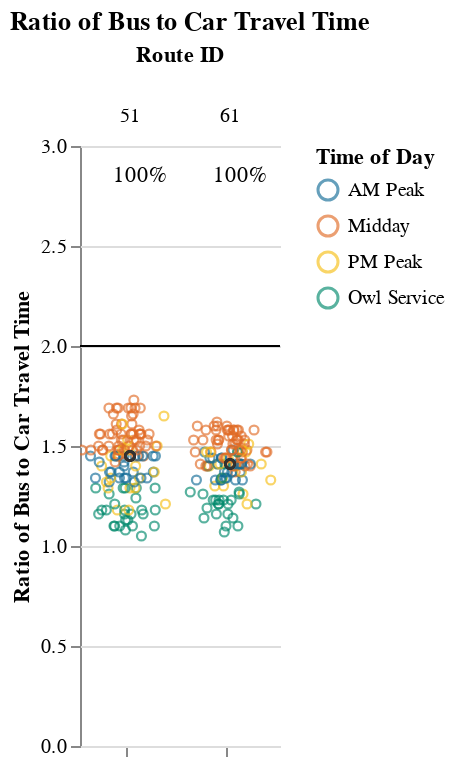
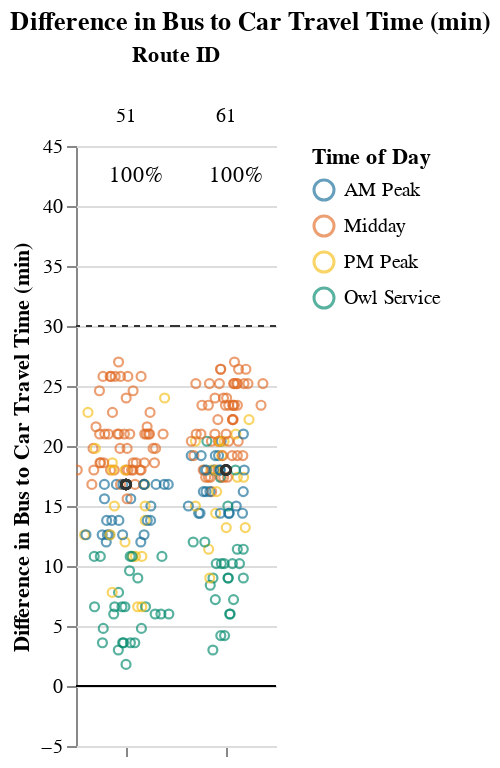

The code cell stored with these charts, in order, in its notebook:
### Markdown cell above
### Medium Routes (1-1.5 hrs)

### Code cell
route_group = "medium"
display_charts_for_route_group(df, route_group)

### Figure 1 — Vega-Lite specification as saved in the notebook (floating-point values rounded to 4 significant figures; data arrays with more than 128 entries replaced by an {"elided": "..."} marker saying what was removed)
{"config": {"view": {"continuousWidth": 400, "continuousHeight": 300, "stroke": null}, "facet": {"spacing": 0}}, "data": {"name": "data-b32a4e8d75252b6eebb25b2b4d1566ef"}, "facet": {"column": {"field": "route_id2", "sort": ["51", "61"], "title": "Route ID", "type": "nominal"}}, "spec": {"layer": [{"mark": "rule", "encoding": {"color": {"value": "black"}, "y": {"field": "cutoff", "type": "quantitative"}}, "selection": {"selector003": {"type": "interval", "bind": "scales", "encodings": ["x", "y"]}}}, {"mark": {"type": "point", "opacity": 0.65, "size": 20, "strokeWidth": 1.1}, "encoding": {"color": {"field": "time_of_day", "scale": {"range": ["#136C97", "#E16B26", "#F6BF16", "#00896B", "#7790A3", "#5B559C"]}, "sort": ["AM Peak", "Midday", "PM Peak", "Owl Service"], "title": "Time of Day", "type": "nominal"}, "tooltip": [{"field": "route_id2", "title": "route_id", "type": "nominal"}, {"field": "route_name", "type": "nominal"}, {"field": "trip_id", "type": "nominal"}, {"field": "service_hours", "type": "quantitative"}, {"field": "car_duration_hours", "type": "quantitative"}, {"field": "bus_multiplier", "type": "quantitative"}, {"field": "bus_difference", "type": "quantitative"}, {"field": "num_trips", "type": "quantitative"}, {"field": "num_competitive", "type": "quantitative"}, {"field": "pct_trips_competitive", "type": "quantitative"}, {"field": "pct_below_cutoff", "type": "quantitative"}, {"field": "p25", "type": "quantitative"}, {"field": "p50", "type": "quantitative"}, {"field": "p75", "type": "quantitative"}], "x": {"axis": {"grid": false, "labels": false, "ticks": true, "values": [0]}, "field": "jitter", "scale": {}, "title": null, "type": "quantitative"}, "y": {"field": "bus_multiplier", "scale": {"domain": [0, 3.0]}, "title": "Ratio of Bus to Car Travel Time", "type": "quantitative"}}, "transform": [{"calculate": "sqrt(-2*log(random()))*cos(2*PI*random())", "as": "jitter"}], "width": 50}, {"layer": [{"mark": {"type": "point", "opacity": 0.6, "size": 20, "strokeWidth": 1.3}, "encoding": {"color": {"value": "#323434"}, "y": {"field": "bus_multiplier", "type": "quantitative"}}, "transform": [{"filter": "(datum.p50_trip === 1)"}]}, {"mark": {"type": "text", "align": "center", "baseline": "middle"}, "encoding": {"color": {"value": "black"}, "text": {"field": "pct_trips_competitive", "format": ".0%", "type": "quantitative"}, "tooltip": [{"field": "route_id2", "title": "route_id", "type": "nominal"}, {"field": "route_name", "type": "nominal"}, {"field": "trip_id", "type": "nominal"}, {"field": "service_hours", "type": "quantitative"}, {"field": "car_duration_hours", "type": "quantitative"}, {"field": "bus_multiplier", "type": "quantitative"}, {"field": "bus_difference", "type": "quantitative"}, {"field": "num_trips", "type": "quantitative"}, {"field": "num_competitive", "type": "quantitative"}, {"field": "pct_trips_competitive", "type": "quantitative"}, {"field": "pct_below_cutoff", "type": "quantitative"}, {"field": "p25", "type": "quantitative"}, {"field": "p50", "type": "quantitative"}, {"field": "p75", "type": "quantitative"}], "x": {"value": 30}, "y": {"value": 15}}, "transform": [{"calculate": "sqrt(-2*log(random()))*cos(2*PI*random())", "as": "jitter"}, {"filter": "(datum.fastest_trip === 1)"}]}]}]}, "resolve": {"scale": {"y": "shared"}}, "title": "Ratio of Bus to Car Travel Time", "$schema": "https://vega.github.io/schema/vega-lite/v4.17.0.json", "datasets": {"data-b32a4e8d75252b6eebb25b2b4d1566ef": {"elided": "250 records"}}}

### Figure 2 — Vega-Lite specification as saved in the notebook (floating-point values rounded to 4 significant figures; data arrays with more than 128 entries replaced by an {"elided": "..."} marker saying what was removed)
{"config": {"view": {"continuousWidth": 400, "continuousHeight": 300, "stroke": null}, "facet": {"spacing": 0}}, "data": {"name": "data-544d0847eb7211d9cfaa9622b179e980"}, "facet": {"column": {"field": "route_id2", "sort": ["51", "61"], "title": "Route ID", "type": "nominal"}}, "spec": {"layer": [{"mark": "rule", "encoding": {"color": {"value": "black"}, "y": {"field": "cutoff", "type": "quantitative"}}, "selection": {"selector004": {"type": "interval", "bind": "scales", "encodings": ["x", "y"]}}}, {"mark": {"type": "rule", "strokeDash": [3, 3]}, "encoding": {"color": {"value": "#323434"}, "y": {"field": "cutoff2", "type": "quantitative"}}}, {"mark": {"type": "point", "opacity": 0.65, "size": 20, "strokeWidth": 1.1}, "encoding": {"color": {"field": "time_of_day", "scale": {"range": ["#136C97", "#E16B26", "#F6BF16", "#00896B", "#7790A3", "#5B559C"]}, "sort": ["AM Peak", "Midday", "PM Peak", "Owl Service"], "title": "Time of Day", "type": "nominal"}, "tooltip": [{"field": "route_id2", "title": "route_id", "type": "nominal"}, {"field": "route_name", "type": "nominal"}, {"field": "trip_id", "type": "nominal"}, {"field": "service_hours", "type": "quantitative"}, {"field": "car_duration_hours", "type": "quantitative"}, {"field": "bus_multiplier", "type": "quantitative"}, {"field": "bus_difference", "type": "quantitative"}, {"field": "num_trips", "type": "quantitative"}, {"field": "num_competitive", "type": "quantitative"}, {"field": "pct_trips_competitive", "type": "quantitative"}, {"field": "pct_below_cutoff", "type": "quantitative"}, {"field": "p25", "type": "quantitative"}, {"field": "p50", "type": "quantitative"}, {"field": "p75", "type": "quantitative"}], "x": {"axis": {"grid": false, "labels": false, "ticks": true, "values": [0]}, "field": "jitter", "scale": {}, "title": null, "type": "quantitative"}, "y": {"field": "bus_difference", "scale": {"domain": [-5, 43.2]}, "title": "Difference in Bus to Car Travel Time (min)", "type": "quantitative"}}, "transform": [{"calculate": "sqrt(-2*log(random()))*cos(2*PI*random())", "as": "jitter"}], "width": 50}, {"layer": [{"mark": {"type": "point", "opacity": 0.6, "size": 20, "strokeWidth": 1.3}, "encoding": {"color": {"value": "#323434"}, "y": {"field": "bus_difference", "type": "quantitative"}}, "transform": [{"filter": "(datum.p50_trip === 1)"}]}, {"mark": {"type": "text", "align": "center", "baseline": "middle"}, "encoding": {"color": {"value": "black"}, "text": {"field": "pct_trips_competitive", "format": ".0%", "type": "quantitative"}, "tooltip": [{"field": "route_id2", "title": "route_id", "type": "nominal"}, {"field": "route_name", "type": "nominal"}, {"field": "trip_id", "type": "nominal"}, {"field": "service_hours", "type": "quantitative"}, {"field": "car_duration_hours", "type": "quantitative"}, {"field": "bus_multiplier", "type": "quantitative"}, {"field": "bus_difference", "type": "quantitative"}, {"field": "num_trips", "type": "quantitative"}, {"field": "num_competitive", "type": "quantitative"}, {"field": "pct_trips_competitive", "type": "quantitative"}, {"field": "pct_below_cutoff", "type": "quantitative"}, {"field": "p25", "type": "quantitative"}, {"field": "p50", "type": "quantitative"}, {"field": "p75", "type": "quantitative"}], "x": {"value": 30}, "y": {"value": 15}}, "transform": [{"calculate": "sqrt(-2*log(random()))*cos(2*PI*random())", "as": "jitter"}, {"filter": "(datum.fastest_trip === 1)"}]}]}]}, "resolve": {"scale": {"y": "shared"}}, "title": "Difference in Bus to Car Travel Time (min)", "$schema": "https://vega.github.io/schema/vega-lite/v4.17.0.json", "datasets": {"data-544d0847eb7211d9cfaa9622b179e980": {"elided": "250 records"}}}
